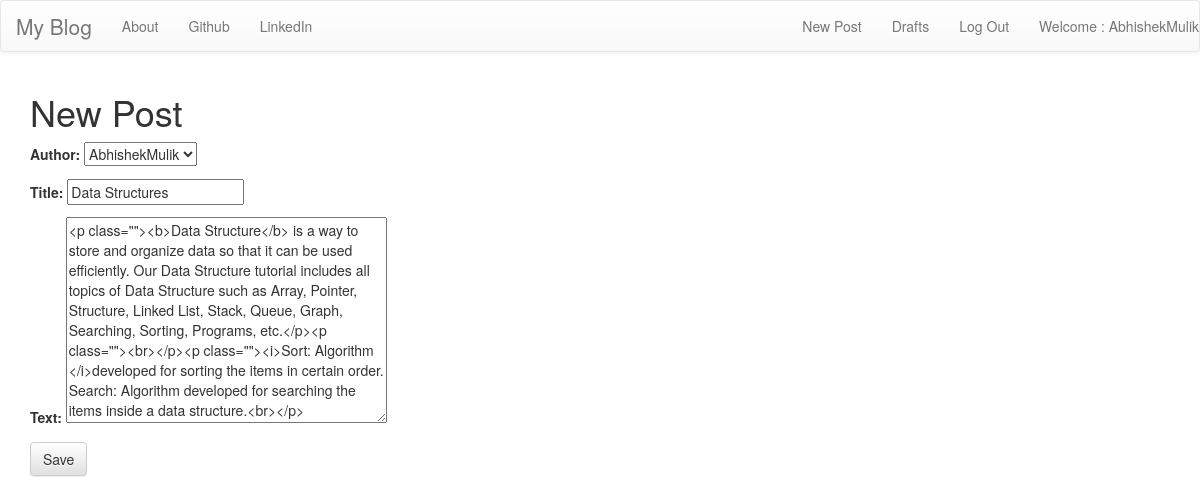
Screenshot of /post/1/edit/ (signed in) with the database file from the repository.
### blog/models.py (models this page shows, shortened)
class Post(models.Model):
    author=models.ForeignKey('auth.User',on_delete=models.CASCADE)
    title=models.CharField(max_length=200)
    text=models.TextField()
    created_date=models.DateTimeField(default=timezone.now)
    published_date=models.DateTimeField(blank=True,null=True)

### blog/views.py (the view)
# urls.py: url(r'^post/(?P<pk>\d+)/edit/$', views.PostUpdateView.as_view(), name='post_edit'),
class PostUpdateView(LoginRequiredMixin,UpdateView):
    login_url='/login/'
    redirect_field_name='blog/post_detail.html'
    form_class=PostForm
    model=Post

### blog/forms.py
class PostForm(forms.ModelForm):
    class Meta():
        model=Post
        fields=('author','title','text')
        widgets={
            'title':forms.TextInput(attrs={'class':'textinputclass'}),
            'text':forms.Textarea(attrs={'class':'editable medium-editor-textarea postcontent'})
        }

### blog/templates/blog/post_form.html (shortened to what this page needs)
{% extends 'blog/base.html' %}
{% block content %}
    <h1>New Post</h1>
    <form class="post-form" method="POST">
        {{form.as_p}}
        <button type="submit" class="save btn btn-default">Save</button>
    </form>
{% endblock %}

### blog/templates/blog/base.html (shortened to what this page needs)
<!DOCTYPE html>
{% load static %}
<html>
    <head>
        <link rel="stylesheet" href="https://maxcdn.bootstrapcdn.com/bootstrap/3.3.7/css/bootstrap.min.css">
        <link rel="stylesheet" href="https://maxcdn.bootstrapcdn.com/bootstrap/3.3.7/css/bootstrap-theme.min.css">
        <link rel="stylesheet" href="//cdn.jsdelivr.net/medium-editor/latest/css/medium-editor.min.css" type="text/css" media="screen" charset="utf-8">
        <link rel="stylesheet" href="{% static 'css/blog.css' %}">
    </head>
    <body class="loader">
        <nav class="navbar navbar-default technofont custom-navbar">
            <div class="conatiner">
               <ul class="nav navbar-nav">
                <li><a class='navbar-brand bigbrand' href="{% url 'post_list' %}">My Blog</a></li>
                <li><a href="{% url 'about' %}">About</a></li>
                <li><a href="https://www.github.com">Github</a></li>
                <li><a href="https://www.linkedin.com">LinkedIn</a></li>
               </ul>
               <ul class="nav navbar-nav navbar-right">
                   {% if user.is_authenticated %}
                   <li>
                       <a href="{% url 'post_new' %}">New Post</a>
                   </li>
                   <li>
                    <a href="{% url 'post_draft_list' %}">Drafts</a>
                    </li>
                    <li>
                        <a href="{% url 'logout' %}">Log Out</a>
                    </li>
                    <li>
                        <a>Welcome : {{user.username}}</a>
                    </li>
                    {% else %}
                    <li><a class='nav navbar-right' href="{% url 'login' %}" ><span class="glyphicon glyphicon-user"></span></a></li>
                    {% endif %}
               </ul>
            </div>
        </nav>
    <div class="content container">
        <div class="row">
            <div class="col-md-8">
                <div class="blog_posts">
                    {% block content %}
                    {% endblock %}
                </div>
            </div>
        </div>
    </div>
    </body>
</html>

### blog/static/css/blog.css (style rules this page uses)
.bigbrand { font-size: 1.5em; }
.loader { filter:hue-rotate(0deg); color:linear-gradient(45deg,#0f8,#08f); animation:hue 10000ms infinite linear; }

### rows the page displays
Post: author "AbhishekMulik", title "Data Structures", text "<p class=\"\"><b>Data Structure</b> is a way to store and organize data so that it can be used efficiently. Our Data Structure tutorial includes all topics of Data Structure such as Array, Pointer, Structure, Linked List, Stack, Queue, Graph, Searching, Sorting, Programs, etc.</p><p class=\"\"><br></p><p class=\"\"><i>Sort: Algorithm </i>developed for sorting the items in certain order. Search: Algorithm developed for searching the items inside a data structure.<br></p>"

### other values shown
{{ user.username }} "AbhishekMulik"
